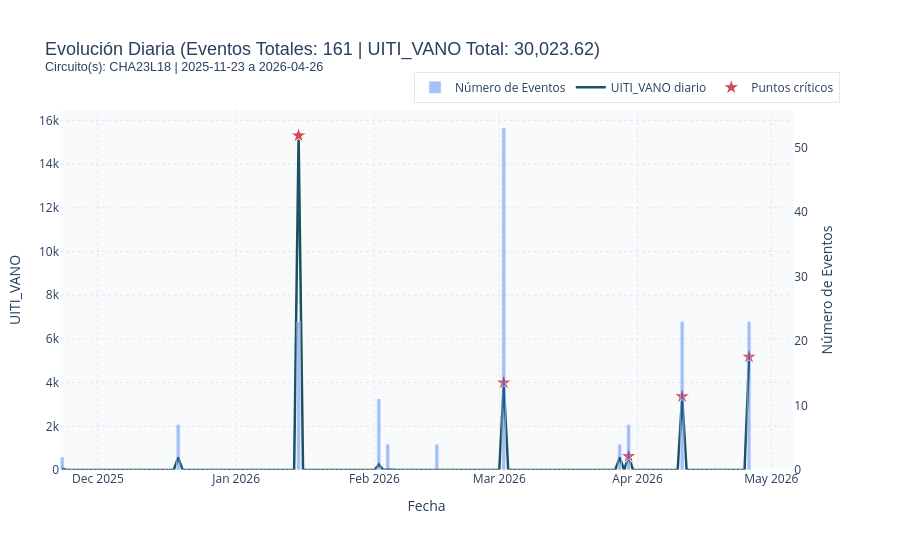

Notebook cell for this chart:
### Code cell
fig_critical = plot_interactive_critical_points(
    daily_df,
    critical_points,
    selected_circuitos=selected_circuitos_effective,
    start_date=start_effective,
    end_date=end_effective,
)
fig_critical.show()

### Figure 1 — Plotly figure (JSON) as saved in the notebook; plotly's stock layout.template omitted (floating-point values rounded to 4 significant figures; data arrays with more than 128 entries replaced by an {"elided": "..."} marker saying what was removed)
{"data": [{"hovertemplate": "Fecha: %{x|%Y-%m-%d}<br>Eventos: %{y}<extra></extra>", "marker": {"color": "rgba(37, 99, 235, 0.4)"}, "name": "Número de Eventos", "type": "bar", "x": {"elided": "155 str values"}, "xaxis": "x", "y": {"elided": "155 int values"}, "yaxis": "y2"}, {"hovertemplate": "Fecha: %{x|%Y-%m-%d}<br>UITI_VANO: %{y:.2f}<extra></extra>", "line": {"color": "#19535F", "width": 2.5}, "mode": "lines", "name": "UITI_VANO diario", "type": "scatter", "x": {"elided": "155 str values"}, "xaxis": "x", "y": {"elided": "155 float values"}, "yaxis": "y"}, {"hovertemplate": "<b>Punto Crítico</b><br>Fecha: %{x|%Y-%m-%d}<br>UITI_VANO: %{y:.2f}<extra></extra>", "marker": {"color": "#D1495B", "line": {"color": "white", "width": 1}, "size": 12, "symbol": "star"}, "mode": "markers", "name": "Puntos críticos", "type": "scatter", "x": ["2026-01-15T00:00:00.000000", "2026-03-02T00:00:00.000000", "2026-03-30T00:00:00.000000", "2026-04-11T00:00:00.000000", "2026-04-26T00:00:00.000000"], "xaxis": "x", "y": [15310.0, 3999.0, 632.7, 3371.0, 5181.0], "yaxis": "y"}], "layout": {"height": 550, "hovermode": "x unified", "legend": {"bgcolor": "rgba(255, 255, 255, 0.95)", "bordercolor": "#e2e8f0", "borderwidth": 1, "orientation": "h", "x": 1, "xanchor": "right", "y": 1.02, "yanchor": "bottom"}, "margin": {"b": 80, "l": 60, "r": 60, "t": 110}, "paper_bgcolor": "#ffffff", "plot_bgcolor": "#f8fafc", "title": {"font": {"family": "Arial, sans-serif", "size": 18}, "text": "Evolución Diaria (Eventos Totales: 161 | UITI_VANO Total: 30,023.62)<br><sup>Circuito(s): CHA23L18 | 2025-11-23 a 2026-04-26</sup>"}, "xaxis": {"anchor": "y", "domain": [0, 0.94], "gridcolor": "#e2e8f0", "griddash": "dot", "showgrid": true, "title": {"text": "Fecha"}}, "yaxis": {"anchor": "x", "domain": [0, 1], "gridcolor": "#e2e8f0", "griddash": "dot", "rangemode": "tozero", "showgrid": true, "title": {"text": "UITI_VANO"}}, "yaxis2": {"anchor": "x", "overlaying": "y", "rangemode": "tozero", "showgrid": false, "side": "right", "title": {"text": "Número de Eventos"}}}}
